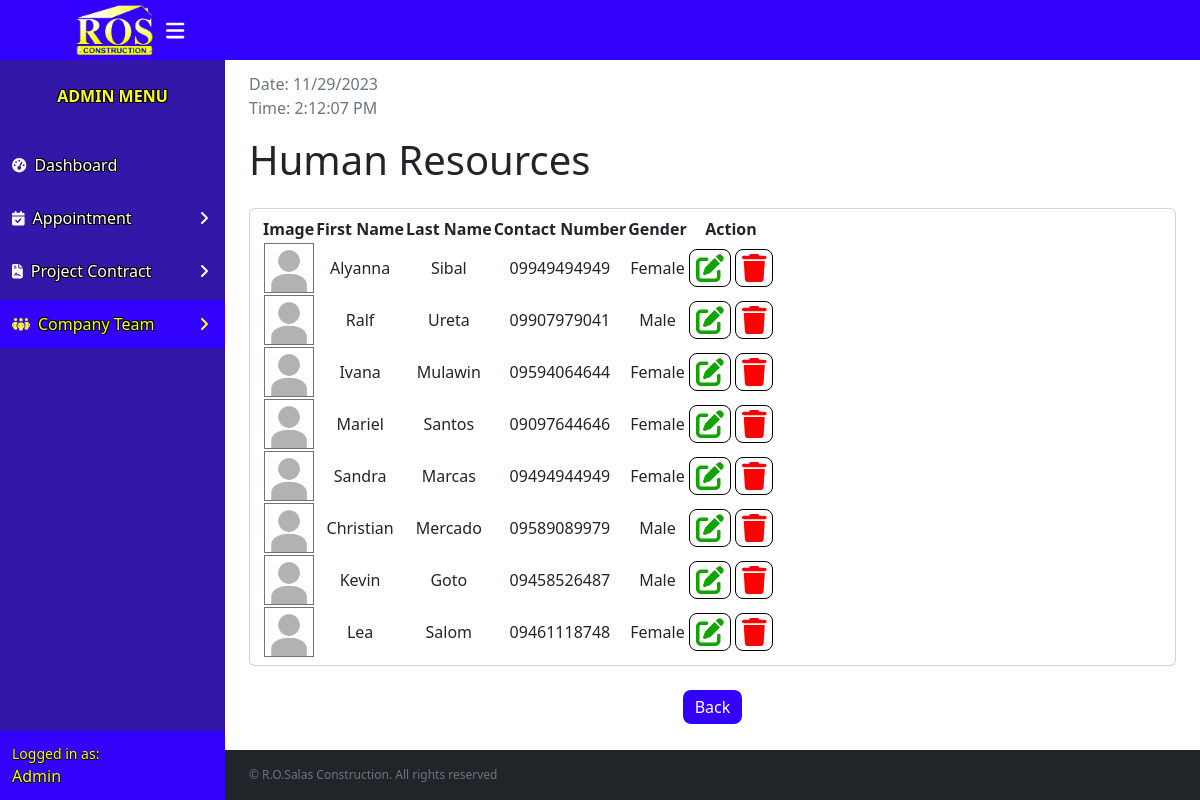
The page /php/allList.php?position=Human Resource (signed in) on the database its author committed.
### tables this page shows
CREATE TABLE `employee` (
  `ID` int(11) NOT NULL,
  `teamID` int(11) DEFAULT NULL,
  `fname` varchar(255) NOT NULL,
  `lname` varchar(255) NOT NULL,
  `number` varchar(128) NOT NULL,
  `gender` varchar(128) NOT NULL,
  `position` varchar(128) NOT NULL,
  `emp_img` varchar(255) NOT NULL
);

### php/allList.php (the view, shortened to what this page needs)
<?php
include 'login.php';
?>
<!DOCTYPE html>
<html lang="en">
<head>
    <link rel="stylesheet" href="../assets/css/bootstrap.min.css">
    <link rel="stylesheet" href="https://cdn.jsdelivr.net/npm/simple-datatables@7.3.0/dist/style.min.css">
    <link href="../assets/css/allList.css" rel="stylesheet">
</head>
<body class="sb-nav-fixed">
    <nav class="sb-topnav navbar navbar-expand navbar-dark bg-logo1">
        <a class="navbar-brand ps-5" href="dashboard.php">
            <img src="../assets/images/ros.jpg" alt="">
        </a>
        <button class="btn btn-link btn-sm order-lg-0 me-6 me-lg-4 " id="sidebarToggle" href="#"><i class="fas fa-bars fa-xl"></i></button>
    </nav>
    <div id="layoutSidenav">
        <div id="layoutSidenav_nav">
            <nav class="sb-sidenav accordion bg-logo2" id="sidenavAccordion">
                <div class="sb-sidenav-menu">
                    <div class="nav">
                        <div class="sb-sidenav-menu-heading">Admin Menu</div>
                        <a class="nav-link" href="dashboard.php">
                            <div class="sb-nav-link-icon"><i class="fas fa-tachometer-alt"></i></div>
                            Dashboard
                        </a>
                        <a class="nav-link collapsed" href="#" data-bs-toggle="collapse" data-bs-target="#appoitment" aria-expanded="false" aria-controls="collapseLayouts">
                            <div class="sb-nav-link-icon"><i class="fas fa-calendar-check"></i></div>
                            Appointment
                            <div class="sb-sidenav-collapse-arrow"><i class="fas fa-angle-down"></i></div>
                        </a>
                        <a class="nav-link collapsed" href="#" data-bs-toggle="collapse" data-bs-target="#project" aria-expanded="false" aria-controls="collapseLayouts">
                            <div class="sb-nav-link-icon"><i class="fa fa-file-contract"></i></div>
                            Project Contract
                            <div class="sb-sidenav-collapse-arrow"><i class="fas fa-angle-down"></i></div>
                        </a>
                        <a class="nav-link active collapsed" href="#" data-bs-toggle="collapse" data-bs-target="#team" aria-expanded="false" aria-controls="collapseLayouts">
                            <div class="sb-nav-link-icon"><i class="fas fa-people-group"></i></div>
                            Company Team
                            <div class="sb-sidenav-collapse-arrow"><i class="fas fa-angle-down"></i></div>
                        </a>
                    </div>
                </div>
                <div class="sb-sidenav-footer bg-logo1">
                    <div class="small">Logged in as:</div>
                    Admin
                </div>
            </nav>
        </div>
        <div id="layoutSidenav_content">
            <main>
                <?php
                if (isset($_GET['position'])) {
                    $position = mysqli_real_escape_string($conn, $_GET['position']);
                    $query = "SELECT * FROM `employee` WHERE `position` = '$position'";
                    $result = mysqli_query($conn, $query);
                ?>
                    <div class="container-fluid px-4">
                        <ol class="breadcrumb mb-1">
                            <li class="breadcrumb-item active"></li>
                        </ol>
                        <?php
                        if ($position == "Engineer") {
                            echo '<h1 class="mt-3 mb-4">Engineers</h1>';
                        } else if ($position == "Foreman") {
                            echo '<h1 class="mt-3 mb-4">Foremen</h1>';
                        } else if ($position == "Worker") {
                            echo '<h1 class="mt-3 mb-4">Workers</h1>';
                        } else if ($position == "Human Resource") {
                            echo '<h1 class="mt-3 mb-4">Human Resources</h1>';
                        }
                        ?>
                        <div class="card mb-4">
                            <div class="card-body">
                                <table id="datatablesSimple">
                                    <thead>
                                        <tr>
                                            <th>Image</th>
                                            <th>First Name</th>
                                            <th>Last Name</th>
                                            <th>Contact Number</th>
                                            <th>Gender</th>
                                            <th>Action</th>
                                        </tr>
                                    </thead>
                                    <tbody>
                                        <?php
                                        while ($row = mysqli_fetch_array($result)) {
                                        ?>
                                            <tr>
                                                <td><img src="<?php echo $row["emp_img"]; ?>" alt="Profile Photo" width="50" height="50" class="border border-secondary"></td>
                                                <td><?php echo $row["fname"]; ?></td>
                                                <td><?php echo $row["lname"]; ?></td>
                                                <td><?php echo $row["number"]; ?></td>
                                                <td><?php echo $row["gender"]; ?></td>
                                                <td>
                                                    <button type="button" class="popover pop1" data-bs-toggle="modal" data-bs-target="#update<?php echo $row['ID']; ?>"><i class="fas fa-pen-to-square fa-2xl" style="color: #13a300;"></i></button>
                                                    <button type="button" class="popover pop2" data-bs-toggle="modal" data-bs-target="#delete<?php echo $row['ID']; ?>"><i class="fas fa-trash fa-2xl" style="color: #ff0000;"></i></button>
                                                </td>
                                            </tr>
                                        <?php
                                        }
                                        ?>
                                    </tbody>
                                </table>
                            </div>
                        </div>
                        <div class="d-flex  justify-content-center">
                            <a class="back" href="emplist.php" role="button">Back</a>
                        </div>
                    </div>
                <?php
                }
                ?>
            </main>
            <footer class="py-4 bg-dark mt-auto">
                <div class="container-fluid px-4">
                    <div class="d-flex align-items-center justify-content-between">
                        <div class="text-muted">&copy; R.O.Salas Construction. All rights reserved</div>
                    </div>
                </div>
            </footer>
        </div>
    </div>
</body>
</html>

### rows shown on the page
employee: emp_img (placeholder picture), fname "Alyanna", lname "Sibal", number "09949494949", gender "Female"
employee: emp_img (placeholder picture), fname "Ralf", lname "Ureta", number "09907979041", gender "Male"
employee: emp_img (placeholder picture), fname "Ivana", lname "Mulawin", number "09594064644", gender "Female"
employee: emp_img (placeholder picture), fname "Mariel", lname "Santos", number "09097644646", gender "Female"
employee: emp_img (placeholder picture), fname "Sandra", lname "Marcas", number "09494944949", gender "Female"
employee: emp_img (placeholder picture), fname "Christian", lname "Mercado", number "09589089979", gender "Male"
employee: emp_img (placeholder picture), fname "Kevin", lname "Goto", number "09458526487", gender "Male"
employee: emp_img (placeholder picture), fname "Lea", lname "Salom", number "09461118748", gender "Female"
